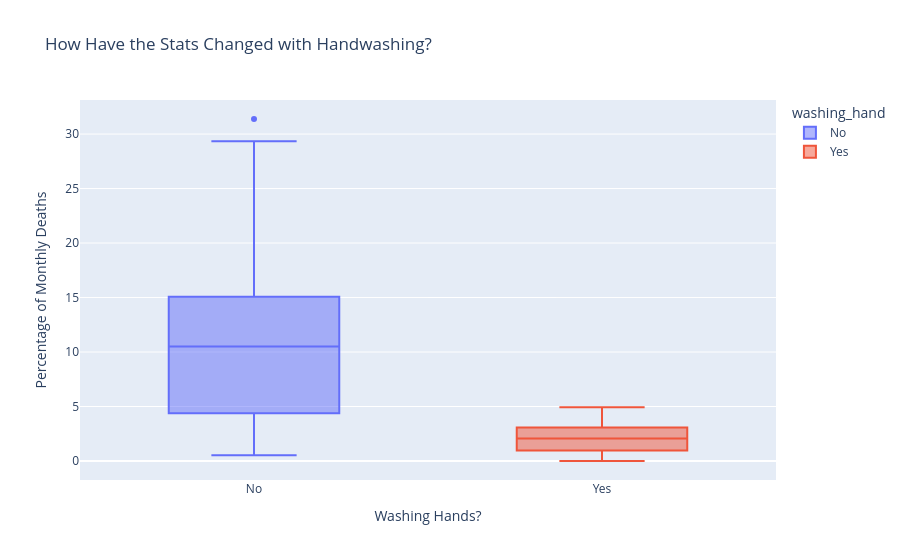

Write notebook code for a chart like this one.
### Code cell
box = px.box(df_monthly, 
             x='washing_hand', 
             y='pct_deaths',
             color='washing_hand',
             title='How Have the Stats Changed with Handwashing?')
box.update_layout(xaxis_title='Washing Hands?',
                  yaxis_title='Percentage of Monthly Deaths',)
 
box.show()

### Figure 1 — Plotly figure (JSON) as saved in the notebook; plotly's stock layout.template omitted (floating-point values rounded to 4 significant figures)
{"data": [{"alignmentgroup": "True", "hovertemplate": "washing_hand=%{x}<br>pct_deaths=%{y}<extra></extra>", "legendgroup": "No", "marker": {"color": "#636efa"}, "name": "No", "notched": false, "offsetgroup": "No", "orientation": "v", "showlegend": true, "type": "box", "x": ["No", "No", "No", "No", "No", "No", "No", "No", "No", "No", "No", "No", "No", "No", "No", "No", "No", "No", "No", "No", "No", "No", "No", "No", "No", "No", "No", "No", "No", "No", "No", "No", "No", "No", "No", "No", "No", "No", "No", "No", "No", "No", "No", "No", "No", "No", "No", "No", "No", "No", "No", "No", "No", "No", "No", "No", "No", "No", "No", "No", "No", "No", "No", "No", "No", "No", "No", "No", "No", "No", "No", "No", "No", "No", "No", "No"], "x0": " ", "xaxis": "x", "y": [14.57, 7.531, 4.332, 1.569, 0.7843, 5.0, 8.421, 1.351, 1.878, 11.02, 22.55, 20.85, 12.22, 10.23, 10.74, 3.226, 6.593, 20.78, 25.46, 18.39, 29.34, 22.97, 31.38, 19.12, 15.97, 12.41, 11.93, 6.098, 4.082, 0.5236, 1.554, 2.262, 17.6, 7.143, 8.051, 15.16, 11.28, 17.03, 17.31, 5.833, 2.679, 4.369, 6.32, 1.224, 3.226, 11.02, 10.55, 7.591, 4.745, 4.452, 4.231, 4.392, 7.143, 6.122, 3.586, 10.55, 14.84, 10.94, 10.49, 13.39, 18.09, 15.43, 18.97, 13.44, 10.15, 13.1, 18.06, 14.39, 14.96, 10.77, 5.369, 3.215, 1.923, 3.607, 18.27, 12.24], "y0": " ", "yaxis": "y"}, {"alignmentgroup": "True", "hovertemplate": "washing_hand=%{x}<br>pct_deaths=%{y}<extra></extra>", "legendgroup": "Yes", "marker": {"color": "#EF553B"}, "name": "Yes", "notched": false, "offsetgroup": "Yes", "orientation": "v", "showlegend": true, "type": "box", "x": ["Yes", "Yes", "Yes", "Yes", "Yes", "Yes", "Yes", "Yes", "Yes", "Yes", "Yes", "Yes", "Yes", "Yes", "Yes", "Yes", "Yes", "Yes", "Yes", "Yes", "Yes", "Yes"], "x0": " ", "xaxis": "x", "y": [2.239, 1.2, 1.894, 4.58, 3.957, 4.472, 2.93, 3.534, 0.6873, 0.0, 0.6557, 0.9585, 1.136, 0.3717, 0.0, 0.9615, 2.341, 2.903, 1.34, 2.233, 3.085, 4.926], "y0": " ", "yaxis": "y"}], "layout": {"boxmode": "overlay", "legend": {"title": {"text": "washing_hand"}, "tracegroupgap": 0}, "title": {"text": "How Have the Stats Changed with Handwashing?"}, "xaxis": {"anchor": "y", "categoryarray": ["No", "Yes"], "categoryorder": "array", "domain": [0, 1], "title": {"text": "Washing Hands?"}}, "yaxis": {"anchor": "x", "domain": [0, 1], "title": {"text": "Percentage of Monthly Deaths"}}}}
